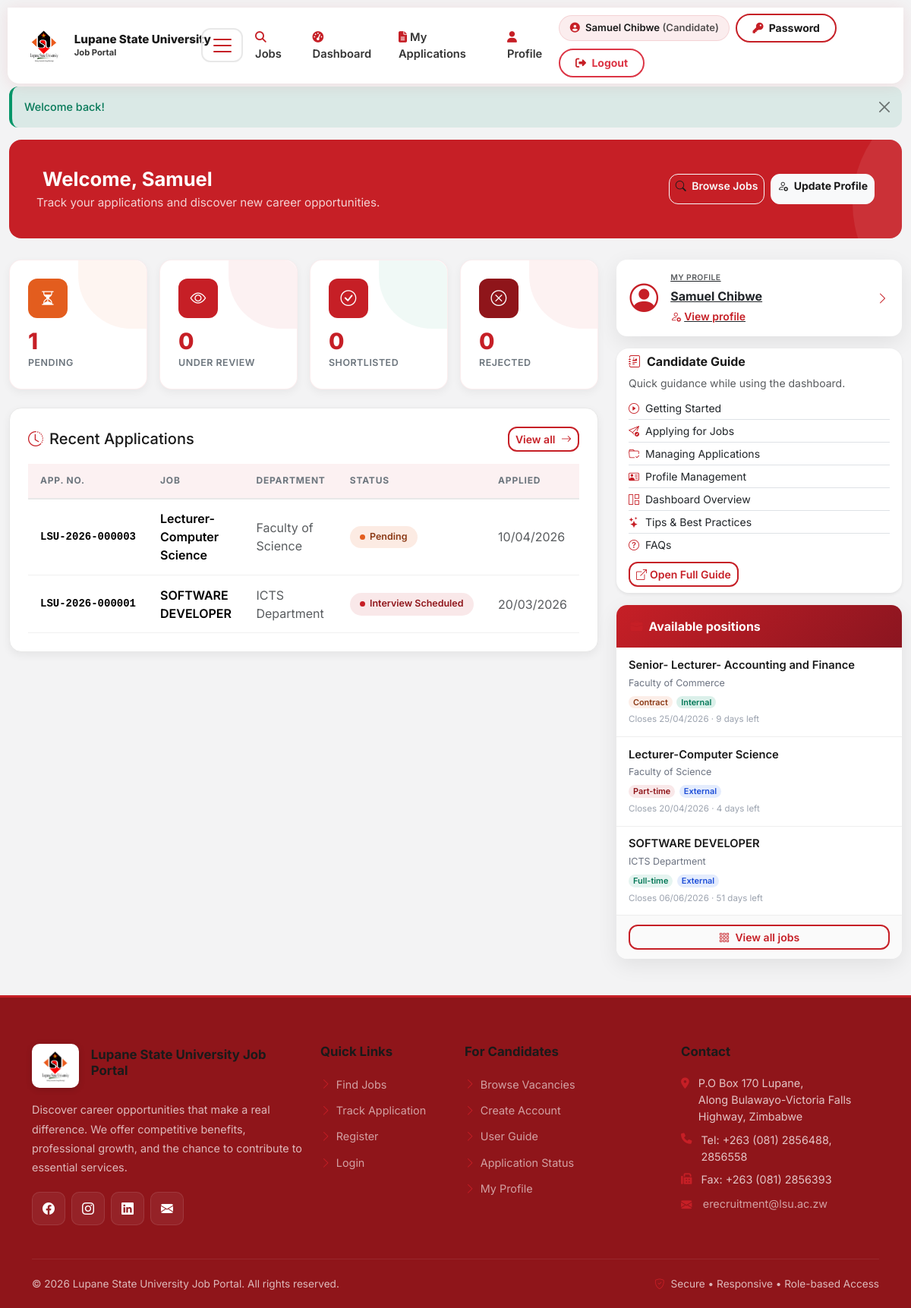
The app's page /candidate/dashboard.php (signed in) with its own data.
### tables this page shows
CREATE TABLE `applications` (
  `application_id` int(11) NOT NULL,
  `application_ref` varchar(32) DEFAULT NULL,
  `job_id` int(11) NOT NULL,
  `candidate_id` int(11) NOT NULL,
  `cover_letter` text DEFAULT NULL,
  `cv_path` varchar(255) DEFAULT NULL,
  `certificates_path` varchar(255) DEFAULT NULL,
  `status` enum('Pending','Under Review','Shortlisted','Interview Scheduled','Rejected','Offer Extended','Accepted','Withdrawn') DEFAULT 'Pending',
  `applied_at` timestamp NOT NULL DEFAULT current_timestamp(),
  `reviewed_by` int(11) DEFAULT NULL COMMENT 'HR user_id',
  `reviewed_at` datetime DEFAULT NULL,
  `review_notes` text DEFAULT NULL,
  `rejection_reason` text DEFAULT NULL,
  `updated_at` timestamp NOT NULL DEFAULT current_timestamp() ON UPDATE current_timestamp()
);

CREATE TABLE `jobs` (
  `job_id` int(11) NOT NULL,
  `title` varchar(255) NOT NULL,
  `department` varchar(100) DEFAULT NULL,
  `description` text NOT NULL,
  `requirements` text DEFAULT NULL,
  `qualifications` text DEFAULT NULL,
  `location` varchar(255) DEFAULT NULL,
  `job_type` enum('Full-time','Part-time','Contract','Internship') DEFAULT 'Full-time',
  `vacancy_scope` enum('Internal','External') NOT NULL DEFAULT 'External',
  `salary_min` decimal(10,2) DEFAULT NULL,
  `salary_max` decimal(10,2) DEFAULT NULL,
  `posted_by` int(11) NOT NULL COMMENT 'HR user_id',
  `status` enum('Draft','Pending Approval','Active','Closed','Cancelled') DEFAULT 'Draft',
  `approved_by` int(11) DEFAULT NULL COMMENT 'Management user_id',
  `approved_at` datetime DEFAULT NULL,
  `application_deadline` date DEFAULT NULL,
  `max_applications` int(11) DEFAULT NULL,
  `current_applications` int(11) DEFAULT 0,
  `created_at` timestamp NOT NULL DEFAULT current_timestamp(),
  `updated_at` timestamp NOT NULL DEFAULT current_timestamp() ON UPDATE current_timestamp()
);

CREATE TABLE `users` (
  `user_id` int(11) NOT NULL,
  `email` varchar(255) NOT NULL,
  `password` varchar(255) NOT NULL,
  `role_id` int(11) NOT NULL DEFAULT 1,
  `first_name` varchar(100) NOT NULL,
  `last_name` varchar(100) NOT NULL,
  `phone` varchar(20) DEFAULT NULL,
  `ec_number` varchar(50) DEFAULT NULL,
  `is_active` tinyint(1) NOT NULL DEFAULT 1,
  `email_verified` tinyint(1) NOT NULL DEFAULT 0,
  `verification_token` varchar(255) DEFAULT NULL,
  `reset_token` varchar(255) DEFAULT NULL,
  `reset_token_expiry` datetime DEFAULT NULL,
  `last_login` datetime DEFAULT NULL,
  `created_at` timestamp NOT NULL DEFAULT current_timestamp(),
  `updated_at` timestamp NOT NULL DEFAULT current_timestamp() ON UPDATE current_timestamp()
);

### candidate/dashboard.php (the view, shortened to what the rows shown need)
<?php
$db = getDBConnection();
$userId = (int)$_SESSION['user_id'];
$candidate = [];
try {
    $stmt = $db->prepare("SELECT candidate_id, profile_photo_path FROM candidates WHERE user_id = ?");
    $stmt->execute([$userId]);
    $candidate = $stmt->fetch() ?: [];
} catch (Throwable $e) {
    $stmt = $db->prepare("SELECT candidate_id FROM candidates WHERE user_id = ?");
    $stmt->execute([$userId]);
    $candidate = $stmt->fetch() ?: [];
}
$candidateId = (int)($candidate['candidate_id'] ?? 0);
$recentStmt = $db->prepare("
    SELECT a.application_id, a.application_ref, a.status, a.applied_at, j.title, j.department
    FROM applications a
    JOIN jobs j ON a.job_id = j.job_id
    WHERE a.candidate_id = ?
    ORDER BY a.applied_at DESC
    LIMIT 5
");
$recentStmt->execute([$candidateId]);
$recent = $recentStmt->fetchAll();
$openSql = "status = 'Active' AND " . sqlJobApplicationOpen();
$sidebarStmt = $db->query("
    SELECT job_id, title, department, job_type, vacancy_scope, application_deadline
    FROM jobs
    WHERE {$openSql}
    ORDER BY created_at DESC
    LIMIT 8
");
$sidebarJobs = $sidebarStmt ? $sidebarStmt->fetchAll() : [];
require_once BASE_PATH . '/includes/header.php';
function candidateSidebarDaysLeft($deadline) {
    $now = new DateTime();
    $end = new DateTime($deadline);
    return (int)$now->diff($end)->days;
}
function candidateJobTypeBadgeClass($type) {
    $map = [
        'Full-time' => 'badge-fulltime',
        'Part-time' => 'badge-parttime',
        'Contract' => 'badge-contract',
        'Internship' => 'badge-internship',
    ];
    return $map[$type] ?? 'badge-fulltime';
}
function statusBadgeClass($status) {
    $map = [
        'Pending' => 'status-pending',
        'Under Review' => 'status-under-review',
        'Shortlisted' => 'status-shortlisted',
        'Interview Scheduled' => 'status-interview',
        'Rejected' => 'status-rejected',
        'Offer Extended' => 'status-offer',
        'Accepted' => 'status-accepted',
        'Withdrawn' => 'status-withdrawn',
    ];
    return $map[$status] ?? 'status-pending';
}
?>
<div class="page-header d-flex flex-column flex-md-row justify-content-between align-items-md-center gap-3">
    <div>
        <h1><i class="bi bi-hand-wave me-2"></i>Welcome, <?php echo escape($_SESSION['first_name']); ?></h1>
    </div>
</div>
<div class="row g-4 align-items-start mb-4">
    <div class="col-lg-8">
        <div class="card animate-in">
            <div class="card-body">
                <div class="d-flex flex-column flex-sm-row gap-2 justify-content-between align-items-stretch align-items-sm-center mb-3">
                    <h2 class="h5 mb-0"><i class="bi bi-clock-history me-2" style="color: #c61f26"></i>Recent Applications</h2>
                </div>
                <div class="table-responsive">
                    <table class="table mb-0">
                        <thead>
                            <tr>
                                <th>App. no.</th>
                                <th>Job</th>
                                <th>Department</th>
                                <th>Status</th>
                                <th>Applied</th>
                            </tr>
                        </thead>
                        <tbody>
                            <?php foreach ($recent as $row): ?>
                                <tr>
                                    <td class="text-nowrap small font-monospace fw-semibold"><?php echo escape($row['application_ref'] ?? ('#' . (int)$row['application_id'])); ?></td>
                                    <td class="fw-semibold"><?php echo escape($row['title']); ?></td>
                                    <td class="text-muted"><?php echo escape($row['department'] ?? '-'); ?></td>
                                    <td><span class="status-badge <?php echo statusBadgeClass($row['status']); ?>"><?php echo escape($row['status']); ?></span></td>
                                    <td class="text-muted"><?php echo escape(formatDateDisplay($row['applied_at'])); ?></td>
                                </tr>
                            <?php endforeach; ?>
                        </tbody>
                    </table>
                </div>
            </div>
        </div>
    </div>
    <div class="col-lg-4">
        <div class="jp-dash-sidebar-stack d-flex flex-column gap-3">
            <div class="card jp-dash-sidebar animate-in">
            <div class="jp-dash-sidebar-body">
                <?php if (!$sidebarJobs): ?>
                    <div class="jp-dash-sidebar-empty">
                        <i class="bi bi-folder2-open d-block mb-2 fs-3 opacity-50"></i>
                        No open vacancies right now.
                        <a class="d-block mt-2 small" href="<?php echo BASE_URL; ?>/index.php">Browse all jobs</a>
                    </div>
                <?php else: ?>
                    <?php foreach ($sidebarJobs as $sj): ?>
                        <?php
                        $scopeLabel = vacancyScope($sj['vacancy_scope'] ?? null);
                        $dl = $sj['application_deadline'] ?? null;
                        $days = candidateSidebarDaysLeft($dl);
                        ?>
                        <div class="jp-sidebar-job">
                            <a class="jp-sidebar-job-title d-block" href="<?php echo BASE_URL; ?>/job.php?job_id=<?php echo (int)$sj['job_id']; ?>">
                                <?php echo escape($sj['title']); ?>
                            </a>
                            <div class="jp-sidebar-job-meta"><?php echo escape($sj['department'] ?? '—'); ?></div>
                            <div class="jp-sidebar-job-badges">
                                <span class="badge rounded-pill <?php echo candidateJobTypeBadgeClass($sj['job_type'] ?? ''); ?>"><?php echo escape($sj['job_type'] ?? '—'); ?></span>
                                <span class="badge rounded-pill <?php echo vacancyScopeBadgeClass($sj['vacancy_scope'] ?? null); ?>"><?php echo escape($scopeLabel); ?></span>
                            </div>
                            <?php if ($dl): ?>
                                <div class="jp-sidebar-job-deadline">
                                    <?php if ($days !== null && $days >= 0): ?>
                                        Closes <?php echo escape(formatDateDisplay($dl)); ?> · <?php echo (int)$days; ?> day<?php echo $days === 1 ? '' : 's'; ?> left
                                    <?php elseif ($days === -1): ?>
                                        Closed <?php echo escape(formatDateDisplay($dl)); ?>
                                    <?php else: ?>
                                        Closes <?php echo escape(formatDateDisplay($dl)); ?>
                                    <?php endif; ?>
                                </div>
                            <?php endif; ?>
                        </div>
                    <?php endforeach; ?>
                <?php endif; ?>
            </div>
            </div>
        </div>
    </div>
</div>
<?php require_once BASE_PATH . '/includes/footer.php'; ?>

### records on screen
applications: application_ref "LSU-2026-000003", job.title "Lecturer-Computer Science", job.department "Faculty of Science", status "Pending", applied_at "10/04/2026"
applications: application_ref "LSU-2026-000001", job.title "SOFTWARE DEVELOPER", job.department "ICTS Department", status "Interview Scheduled", applied_at "20/03/2026"
jobs: title "Senior- Lecturer- Accounting and Finance", department "Faculty of Commerce", job_type "Contract", vacancy_scope "Internal", application_deadline "25/04/2026", application_deadline "9"
jobs: title "Lecturer-Computer Science", department "Faculty of Science", job_type "Part-time", vacancy_scope "External", application_deadline "20/04/2026", application_deadline.user_id "4"
jobs: title "SOFTWARE DEVELOPER", department "ICTS Department", job_type "Full-time", vacancy_scope "External", application_deadline "06/06/2026", application_deadline "51"

### other values on screen
$label "Jobs Dashboard My Applications Profile"
$_SESSION['role_name'] "Candidate"
$flash['message'] "Welcome back!"
$_SESSION['first_name'] "Samuel"
$counts['pending'] "1"
$counts['under_review'] "0"
$counts['shortlisted'] "0"
$counts['rejected'] "0"
SITE_CONTACT_ADDRESS "P.O Box 170 Lupane, Along Bulawayo-Victoria Falls Highway, Zimbabwe"
SITE_CONTACT_PHONE "+263 (081) 2856488, 2856558"
SITE_CONTACT_FAX "+263 (081) 2856393"
SITE_CONTACT_EMAIL "erecruitment@lsu.ac.zw"
